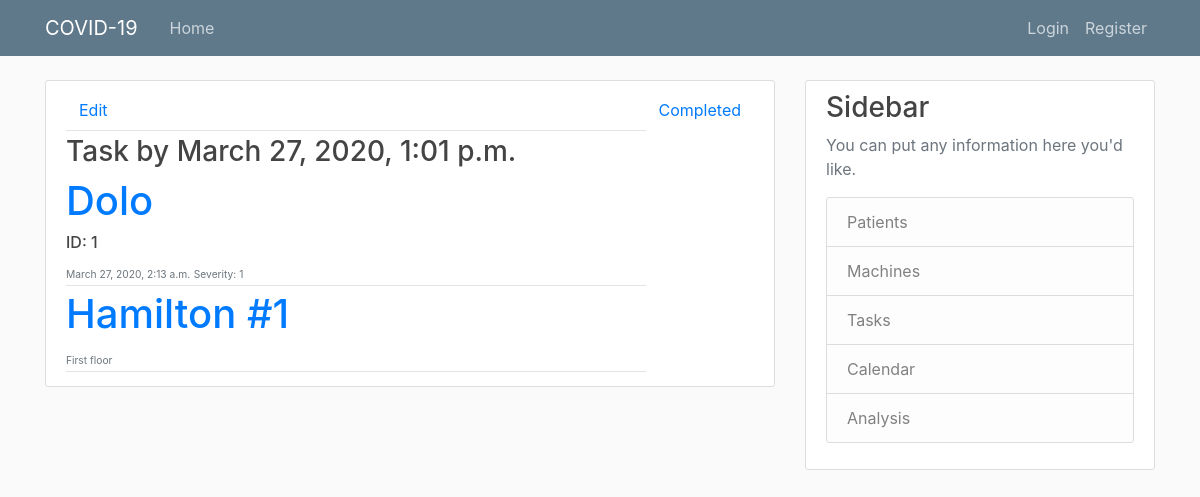
Page /manager/assignment_task/2/ on the earlier database version.
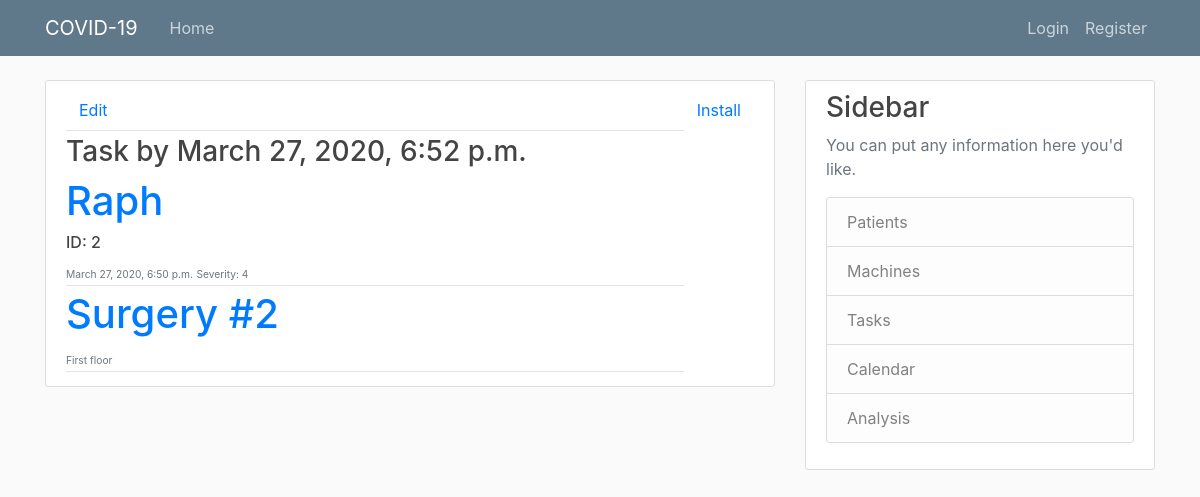
Same page on the later database version.
### manager/models.py (models this page shows, shortened)
class AssignmetTask(models.Model):
    date = models.DateTimeField('Task by:', default=timezone.now)
    bool_completed = models.BooleanField(default=False)
    patient = models.ForeignKey(Patient, on_delete=models.CASCADE, related_name='machine_assignments')
    machine = models.ForeignKey(Machine, on_delete=models.CASCADE, related_name='machine_assignments')
    start_date = models.DateTimeField('initial date:', default=timezone.now)
    end_date = models.DateTimeField('end date:', default=timezone.now)
    bool_install = models.BooleanField('installed', default=False)

class Patient(models.Model):
    name = models.CharField(max_length=100)
    SEVERITY = (
    	(0, 'Healed'),
        (1, 'Low'),
    	(2, 'Moderate'),
    	(3, 'Medium'),
    	(4, 'High'),
    	(5, 'Very High'),
    	(6, 'Dead'),
    )
    severity = models.IntegerField(default=1, choices=SEVERITY)
    admission_date = models.DateTimeField('Admission date: ', default=timezone.now)
    description = models.TextField(blank=True)
    machine_pk = models.IntegerField(default=0)
    history_severity_x = models.TextField(blank=True)
    history_severity_y = models.TextField(blank=True)
    history_machine_x = models.TextField(blank=True)
    history_machine_y = models.TextField(blank=True)

class Machine(models.Model):
    model = models.ForeignKey(MachineType, on_delete=models.CASCADE)
    location = models.CharField(max_length=100)
    description = models.TextField(blank=True)
    patient_pk = models.IntegerField(default=0)
    def __str__(self):
    	return self.model.name + ' #' + str(self.pk)

class MachineType(models.Model):
    name = models.CharField(max_length=100)
    description = models.TextField(blank=True)

### manager/views.py (the view)
# urls.py: path('assignment_task/<int:pk>/', views.assignment_task, name='assignment_task'),
def assignment_task(request, pk):
    try:
        task = AssignmetTask.objects.get(pk=pk)
    except AssignmetTask.DoesNotExist:
        raise Http404("AssignmetTask not found")
    return render(request, 'assignment_task.html', {'task': task})

### manager/templates/assignment_task.html
{% extends "base.html" %}
{% block content %}
	<article class="media content-section">
	  <div class="media-body">
			<div class="article-metadata">
				<a class="btn" href="{% url 'assignment_task-update' task.pk %}">Edit</a>
			</div>
			<h3>Task by {{ task.date }}</h3>
			<div class="article-metadata">
				<h1><a href="{% url 'patient' task.patient.pk %}">{{ task.patient.name }}</a></h1>
				<h6>ID: {{ task.patient.pk }}</h6>
				<small class="text-muted">
					<small>{{ task.patient.admission_date }}</small>
					<small>Severity: {{task.patient.severity}}</small>
				</small>
			</div>
			<div class="article-metadata">
				<h1><a href="{% url 'machine' task.machine.pk %}">{{ task.machine }}</a></h1>
				<small class="text-muted">
					<small>{{ task.machine.location }}</small>
				</small>
			</div>
	  </div>
		{% if task.bool_completed == 1 %}
			<a class="btn" href="{% url 'tasks' %}">Completed</a>
		{% else %}
			{% if task.bool_install == 0 %}
				<a class="btn" href="{% url 'assignment_task-complete' task.pk %}">Install</a>
			{% else %}
				<a class="btn" href="{% url 'assignment_task-complete' task.pk %}">Remove</a>
			{% endif %}
		{% endif %}
	</article>
{% endblock content %}

### manager/templates/base.html (shortened to what this page needs)
{% load static %}
<!DOCTYPE html>
<html>
<head>
    <link rel="stylesheet" href="https://maxcdn.bootstrapcdn.com/bootstrap/4.0.0/css/bootstrap.min.css">
    <link rel="stylesheet" type="text/css" href="{% static 'main.css' %}">
</head>
<body>
    <header class="site-header">
      <nav class="navbar navbar-expand-md navbar-dark bg-steel fixed-top">
        <div class="container">
          <a class="navbar-brand mr-4" href="{% url 'home' %}">COVID-19</a>
          <div class="collapse navbar-collapse" id="navbarToggle">
            <div class="navbar-nav mr-auto">
              <a class="nav-item nav-link" href="{% url 'home' %}">Home</a>
            </div>
            <div class="navbar-nav">
              <a class="nav-item nav-link" href="#">Login</a>
              <a class="nav-item nav-link" href="#">Register</a>
            </div>
          </div>
        </div>
      </nav>
    </header>
    <main role="main" class="container">
      <div class="row">
        <div class="col-md-8">
          {% block content %}{% endblock %}
        </div>
        <div class="col-md-4">
          <div class="content-section">
            <h3>Sidebar</h3>
            <p class='text-muted'>You can put any information here you'd like.
              <ul class="list-group">
                <a class="list-group-item list-group-item-light" href="{% url 'patients' %}">Patients</a>
                <a class="list-group-item list-group-item-light" href="{% url 'machines' %}">Machines</a>
                <a class="list-group-item list-group-item-light" href="{% url 'tasks' %}">Tasks</a>
                <li class="list-group-item list-group-item-light">Calendar</li>
                <li class="list-group-item list-group-item-light">Analysis</li>
              </ul>
            </p>
          </div>
        </div>
      </div>
    </main>
</body>
</html>

### manager/static/main.css (style rules this page uses)
body { background: #fafafa; color: #333333; margin-top: 5rem; }
h1, h2, h3, h4, h5, h6 { color: #444444; }
ul { margin: 0; }
.bg-steel { background-color: #5f788a; }
.site-header .navbar-nav .nav-link { color: #cbd5db; }
.content-section { background: #ffffff; padding: 10px 20px; border: 1px solid #dddddd; border-radius: 3px; margin-bottom: 20px; }
.article-metadata { padding-bottom: 1px; margin-bottom: 4px; border-bottom: 1px solid #e3e3e3 }

Differences in the rows shown:
changed AssignmetTask "First floor": date "March 27, 2020, 1:01 p.m." → "March 27, 2020, 6:52 p.m."; patient.name "Dolo" → "Raph"; patient.pk "1" → "2"; patient.admission_date "March 27, 2020, 2:13 a.m." → "March 27, 2020, 6:50 p.m."; patient.severity "1" → "4"; machine "Hamilton #1" → "Surgery #2"; bool_completed True → False (drawn)
Other differences:
text no longer shown: "Completed"
text now shown: "Install"
